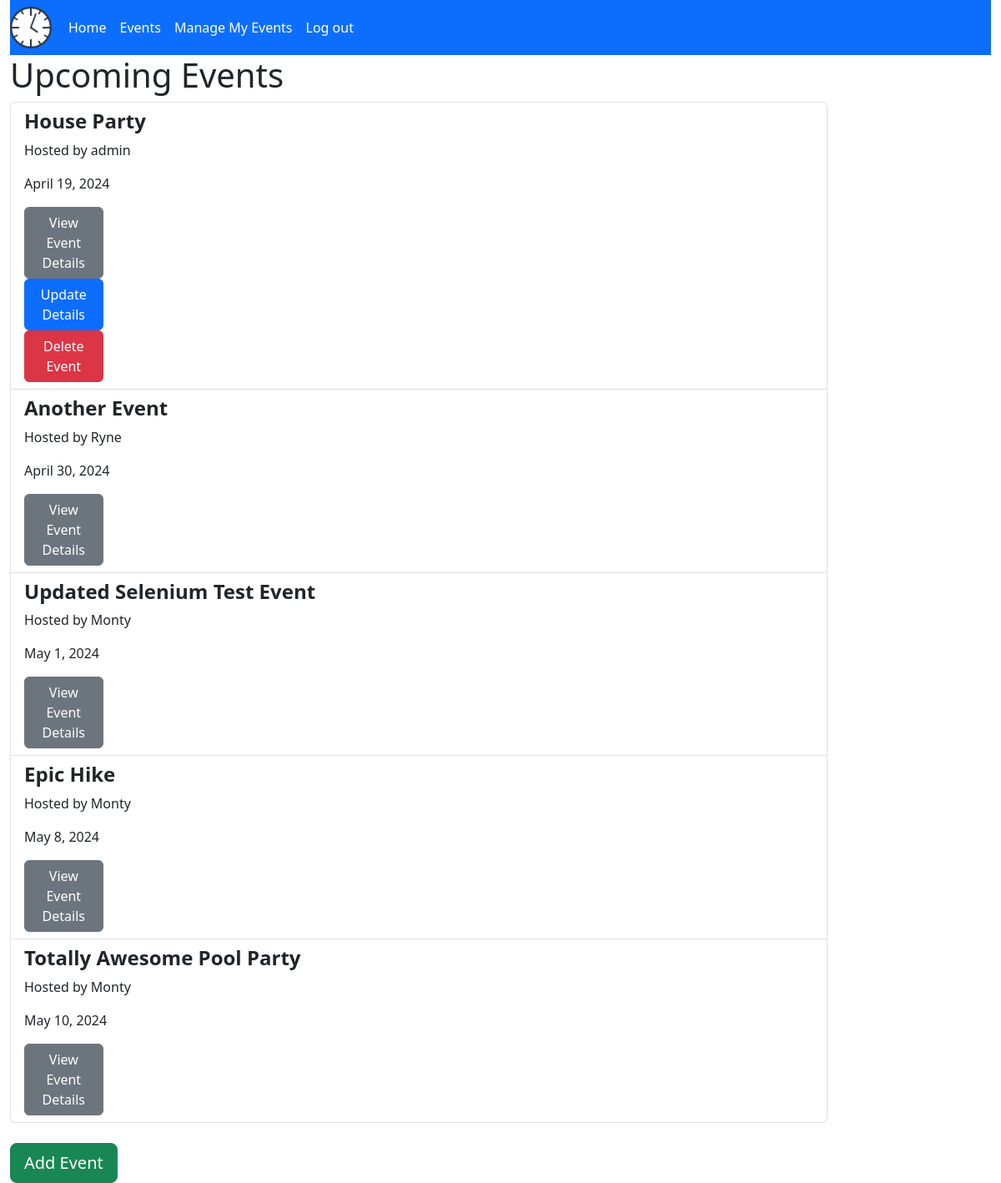
/events/ (signed in), run on the app's committed database.
### eventspace/models.py (models this page shows, shortened)
class Event(models.Model):
    host = models.ForeignKey(User, null=True, on_delete=models.CASCADE)
    title = models.CharField(max_length=200, blank=False)
    location = models.CharField(max_length=200, blank=False)
    image = models.ImageField(blank=True, upload_to='images/')
    description = models.TextField(blank=True)
    date = models.DateField(("Date"), default=datetime.date.today, blank=False)
    start = models.TimeField(default=None, null=True, blank=True)
    end = models.TimeField(default=None, null=True, blank=True)
    def get_absolute_url(self):
        return reverse('event-detail', args=[str(self.id)])
    class Meta:
        ordering = ('date',)

### eventspace/views.py (the view)
# urls.py: path('events/', views.EventListView.as_view(), name='event-list'),
class EventListView(generic.ListView):
    model = Event

### eventspace/templates/eventspace/event_list.html
{% extends "eventspace/base_template.html" %}
{% block content %}
    <h1>Upcoming Events</h1>
    {% if event_list %}
        <ul class="list-group">
        {% for event in event_list %}
            <li class="list-group-item">
                <h4><strong>{{event.title}}</strong></h4>
                <p class="card-text">Hosted by {{event.host}}</p>
                <p class="card-text">{{event.date}}</p>
                <div class="card-body">
                    <a href="{{ event.get_absolute_url }}" class="btn btn-secondary" aria-pressed="true" style = "width:10%;">View Event Details</a>
                    {% if user == event.host %}
                    <br>
                    <a href="{% url 'update-event' event.id %}" class="btn btn-primary" aria-pressed="true" style = "width:10%;">Update Details</a>
                    <br>
                    <a href="{% url 'delete-event' event.id %}" class="btn btn-danger" aria-pressed="true" style = "width:10%;">Delete Event</a>
                    {% endif %}
                </div>
            </li>
        {% endfor %}
    </ul>
    {% else %}
        <br><h2>There aren't any events...yet!</h2>
    {% endif %}
    <br>
    {% if user.is_authenticated %}
    <a href="{% url 'create-event' %}" class="btn btn-success btn-lg" aria-pressed='true'>Add Event</a>
    {% endif %}
{% endblock %}

### data on the page
Event: title "House Party", host "admin", date "April 19, 2024", shows "Update Details"
Event: title "Another Event", host "Ryne", date "April 30, 2024"
Event: title "Updated Selenium Test Event", host "Monty", date "May 1, 2024"
Event: title "Epic Hike", host "Monty", date "May 8, 2024"
Event: title "Totally Awesome Pool Party", host "Monty", date "May 10, 2024"
